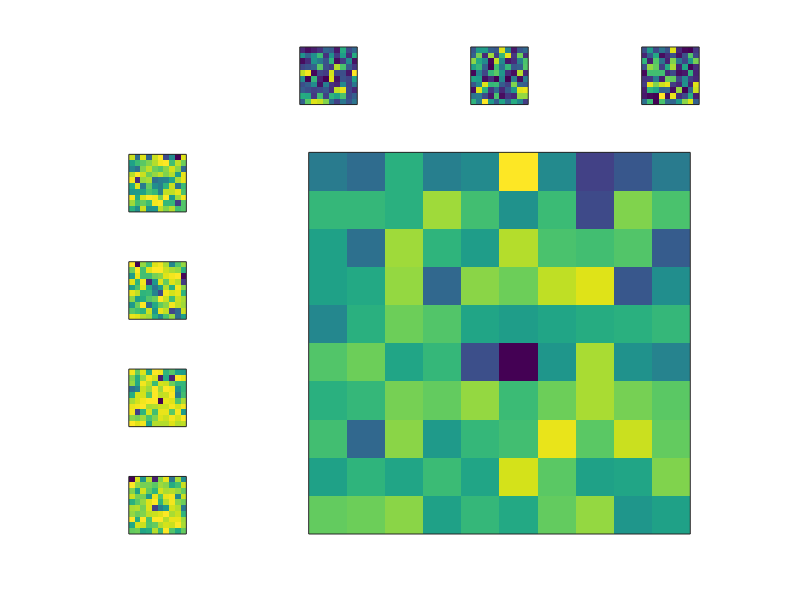

Write MATLAB code to recreate this figure.
I=rand(10,10,30);
II=zeros(size(I,1),size(I,2));



figure,
R=5; C=4; % pick the rows and columns

%we are going to leave top corner blank
CH=sub2ind([C R],2:C,ones(1,C-1));
RH=sub2ind([C R],ones(1,R-1),2:R);


%Here is where we plot little guys
for ii=CH %lets do columns
subplot(R,C,ii)
Iv=exp(squeeze(I(:,:,ii)));
imagesc(Iv);
II=II+Iv; %just for fun;
set(gca,'xtick',[],'ytick',[]);
daspect([1 1 1]);
end


for ii=RH %lets do rows
subplot(R,C,ii)
Iv=log(squeeze(I(:,:,ii)));
imagesc(Iv);
II=II+Iv; %just for fun;
set(gca,'xtick',[],'ytick',[]);
daspect([1 1 1]);
end


% Big Plot goes here
 subplot(R,C,setdiff(1:R*C,[1 CH RH]));
 imagesc(II);
 set(gca,'xtick',[],'ytick',[]);
 daspect([1 1 1]);